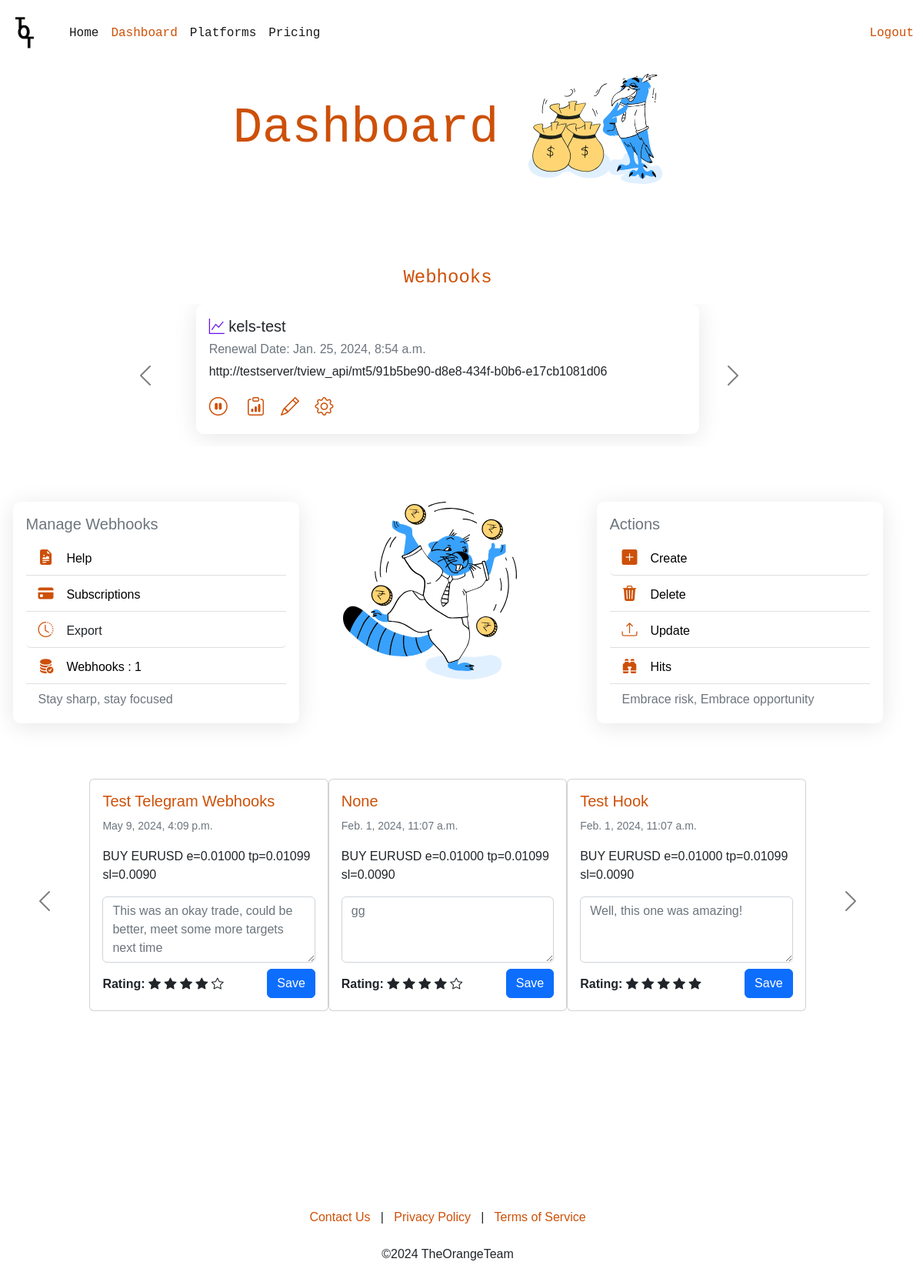
/dashboard/ (signed in), run on an earlier commit of the app's database.
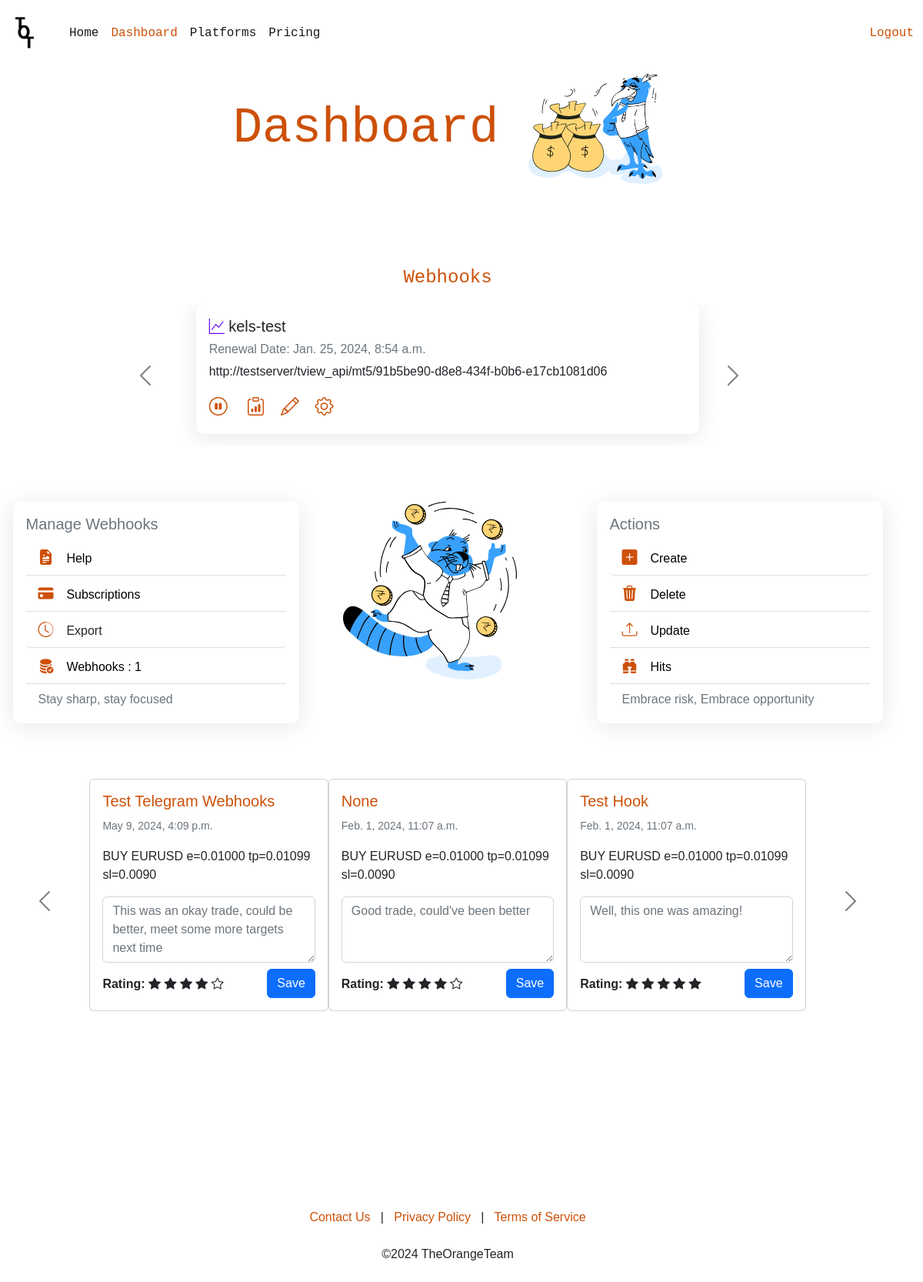
And on a later commit of the database.
### signal_api/models.py (models this page shows)
class MT5_Webhook(models.Model):
    webhook_id = models.UUIDField(default=uuid.uuid4, primary_key=True, editable=False) #tview
    mt5_id = models.UUIDField(default=uuid.uuid4, editable=False)
    subscription_id = models.CharField(max_length=15, null=True, blank=True)
    product_id = models.UUIDField(null=True, blank=True)
    variant_id = models.UUIDField(null=True, blank=True)
    renews_at = models.DateTimeField(null=True, blank=True)
    ends_at = models.DateTimeField(null=True, blank=True)
    user = models.ForeignKey(User, on_delete=models.CASCADE)
    name = models.CharField(max_length=30, null=True, blank=True)
    meta_id = models.UUIDField(default=uuid.uuid4, editable=False)
    hits = models.IntegerField(default=0)
    hit_limit = models.IntegerField(null=True, blank=True)
    identifier = models.CharField(default="mt5", max_length=10)
    old_alerts = GenericRelation(Alert, related_query_name='webhook')
    status = models.CharField(max_length=10, default="inactive") #lemon
    pause = models.CharField(max_length=10, default="inactive") #user

class Order(models.Model):
    is_active = models.BooleanField()
    user = models.ForeignKey(User, on_delete=models.CASCADE, null=True)
    literal_webhook_id = models.UUIDField(null=True, blank=True)
    webhook_name = models.CharField(max_length=30, null=True, blank=True)
    entry = models.FloatField()
    magic = models.IntegerField(null=True, blank=True)
    tt = models.IntegerField(null=True, blank=True)
    td = models.IntegerField(null=True, blank=True)
    ts = models.IntegerField(null=True, blank=True)
    trailing_type = models.IntegerField(null=True, blank=True) # -1 for percent, 1 for points
    sl = models.FloatField()
    side = models.CharField(max_length=5)
    quantity = models.FloatField()
    q_type = models.IntegerField(null=True, blank=True) # -1 for percent, 1 for qty
    ticker = models.CharField(max_length=10, null=True, blank=True)
    img_url = models.CharField(max_length=100, null=True, blank=True)
    date_created = models.DateTimeField(auto_now_add=True, blank=True, null=True)
    alert_text = models.CharField(max_length=5000, null=True, blank=True)
    trader_notes = models.CharField(max_length=5000, null=True, blank=True)
    rating = models.FloatField(default=0.0)

### app/views.py (the view)
# urls.py: path('dashboard/', dashboard, name="dashboard"),
@login_required
def dashboard(request):
    discord_list = Discord_Webhook.objects.filter(user=request.user).prefetch_related("discordchat_set").all()
    telegram_list = Telegram_Webhook.objects.filter(user=request.user).prefetch_related("telegramchat_set").all()
    mt5_list = MT5_Webhook.objects.filter(user=request.user).all()
    orders = Order.objects.filter(user=request.user).order_by("-id").prefetch_related("takeprofit_set").all()[:100]
    webhooks = list(mt5_list) + list(discord_list) + list(telegram_list)
    print(orders)
    context = {
        "webhooks": webhooks,
        "orders": orders,
        "range":range(20),
        "telegram_form": Telegram_Webhook_Form(),
        "discord_form": Discord_Webhook_Form(),
        "mt5_form": MT5_Webhook_Form(),
        "customer_portal": "https://stiletto.lemonsqueezy.com/billing",
        "discord_checkout": checkout(request.user.id, "e323c57d-b490-4d15-96fb-00b0ccc1a91c"),
        "telegram_checkout": checkout(request.user.id, "86a9f6d7-1541-48c9-994a-5c65af3f9c0f"),
        "mt5_checkout": checkout(request.user.id, "380c7a5a-cab6-445c-af52-733410b62e4c")
    }
    return render(request, "app/dashboard.html", context)

### app/templates/app/dashboard.html (shortened to what this page needs)
{% load static %}
{% load custom_filters %}
<!doctype html>
<html lang="en">
  <head>
    <link href="https://cdn.jsdelivr.net/npm/bootstrap@5.2.3/dist/css/bootstrap.min.css" rel="stylesheet"
>
    <link rel="stylesheet" href="https://cdn.jsdelivr.net/npm/bootstrap-icons@1.11.3/font/bootstrap-icons.min.css">
  </head>
<body style="font-family: Arial, Helvetica, sans-serif;">
    <nav class="navbar navbar-expand-lg navbar-light fixed-top font-monospace" style="background-color: white;">
      <div class="container-fluid">
        <img class="img-fluid" style="max-height: 70px; max-width: 13%;" src="{% static 'img/logoo.png' %}" id="logoo">
        <div class="collapse navbar-collapse" id="navbarSupportedContent">
          <ul class="navbar-nav me-auto mb-2 mb-lg-0">
            <li class="nav-item">
              <a class="nav-link active" href="{% url 'index'%}">Home</a>
            </li>
            <li class="nav-item">
              <a class="nav-link active" style="color: #cd5008;" href="#">Dashboard</a>
            </li>
            <li class="nav-item">
              <a class="nav-link active" href="{% url 'platforms' %}">Platforms</a>
            </li>
            <li class="nav-item">
              <a class="nav-link active" href="{% url 'pricing' %}">Pricing</a>
            </li>
          </ul>
          <form class="al">
            <a class=" text-decoration-none" style="color: #cd5008;" href="{% url 'accounts:sign-out' %}">Logout</a>
          </form>
        </div>
      </div>
    </nav><br><br><br><br>
    <div class="justify-content-center text-center align-items-center">
      <h3 class="display-3 font-monospace" style="color: #cd5008;"> Dashboard <img class="img-fluid" src="{% static 'img/illustration-for-investment-concept.svg' %}" alt="meta" id="MT"></h3>
    </div>
<br><br><br><br>
<section>
    <div class="text-center">
        <p class="fs-4 font-monospace" style="color: #cd5008;">Webhooks</p>
    </div>
    <div>
        {% if webhooks %}
        <div id="carouselExampleAutoplaying" class="carousel carousel-dark slide mx-auto w-75" data-bs-ride="carousel">
            <div class="carousel-inner">
              {% for webhook in webhooks %}
              <div class="carousel-item {%if forloop.first%}active{%endif%}">
                <div class="card w-75 mb-3 mx-auto" id="webhook">
                  <div class="card-body">
                    <div class="card-title">
                      <h5>{% if webhook.identifier == "tg" %}
                        <i class="bi bi-telegram" style="color: #0088cc;"></i>
                      {% elif webhook.identifier == "mt5" %}
                        <i class="bi bi-graph-up" style="color: #6610f2;"></i>
                      {% elif webhook.identifier == "discord" %}
                        <i class="bi bi-discord" style="color: #7289da;"></i>
                      {% endif %}
                      {{webhook.name}}</h5>
                      <h6 class="text-muted">Renewal Date: {{webhook.renews_at}}</h6></div>
                    {% if webhook.identifier == "tg" %}
                        <p class="card-text" id="link">{{request.scheme}}://{{ request.get_host }}{% url 'telegram_signal_api_endpoint' webhook.pk %}</p>
                    {% elif webhook.identifier == "mt5" %}
                        <p class="card-text" id="link">{{request.scheme}}://{{ request.get_host }}{% url 'mt5_signal_api_endpoint' webhook.pk %}</p>
                    {% elif webhook.identifier == "discord" %}
                        <p class="card-text" id="link">{{request.scheme}}://{{ request.get_host }}{% url 'discord_signal_api_endpoint' webhook.pk %}</p>
                    {% endif %}
                    <a href="{% url 'toggle_webhook_status' webhook.pk webhook.identifier %}" title="{% if webhook.pause == 'active' %}Pause{%else%}Resume{%endif%}" class="fs-4 text-black"><i class="bi bi-{% if webhook.pause == 'active' %}pause{%else%}play{%endif%}-circle" style="color: #cd5008;"></i></a> &emsp;
                    <a href="#" class="fs-4 text-black" title="Copy" onclick="copy(event)"><i class="bi bi-clipboard-data" style="color: #cd5008;"></i></a>&emsp;
                    <a href="#" class="fs-4 text-black" data-bs-toggle="modal" onclick="add_data('{{webhook.pk}}', '{{webhook.identifier}}',)" data-bs-target="#editmodal" title="Edit"><i class="bi bi-pencil" style="color: #cd5008;"></i></a>
                    <span class="dropend">
                      <a class="fs-4 text-black text-decoration-none" href="#" role="button" id="dropdownMenuLink" data-bs-toggle="dropdown" aria-expanded="false" title="Manage">
                        <i class="bi bi-gear" style="color: #cd5008;"></i>
                      </a>&emsp;
                    </span>
                  </div>
                </div>
              </div>
              {% endfor %}
            </div>
            <button class="carousel-control-prev" style="width:10%;" type="button" data-bs-target="#carouselExampleAutoplaying" data-bs-slide="prev">
              <span class="carousel-control-prev-icon" aria-hidden="true"></span>
            </button>
            <button class="carousel-control-next" type="button" data-bs-target="#carouselExampleAutoplaying" data-bs-slide="next">
              <span class="carousel-control-next-icon" aria-hidden="true"></span>
            </button>
          </div>
        {% else %}
            <div class="text-center mt-5">
                <h3 class="text-muted">There's nothing to see here yet...</h3>
                <p class="lead">Create a webhook to get started!</p>
            </div>
          {%endif%}
          <br><br><br>
            <div class="row">
              <div class="col-sm-4 mb-3 mb-sm-0 mx-auto">
                <div class="card" id="webhook" style="height: 18rem;">
                  <div class="card-body">
                    <h5 class="card-title text-muted">Manage Webhooks</h5>
                    <div class="list-group list-group-flush">
                      <button type="button" class="list-group-item list-group-item-action" aria-current="true">
                        <a href="#" class="text-decoration-none text-black"><i style="color:#cd5008;" class="bi bi-file-earmark-richtext-fill fs-5"></i> &ensp;
                          Help </a>
                      </button>
                      <button  class="list-group-item list-group-item-action">
                        <a href="{{customer_portal}}" class="text-decoration-none text-black"><i style="color: #cd5008;"  class="bi bi-credit-card-fill fs-5"></i> &ensp;
                          Subscriptions </a>
                      </button>
                        <button class="list-group-item list-group-item-action btn btn-secondary" type="button" id="exportDropdown" data-bs-toggle="dropdown" aria-expanded="false">
                          <i style="color: #cd5008;" class="bi bi-clock-history fs-5"></i> &ensp; Export
                        </button>
                      <button type="button" class="list-group-item list-group-item-action">
                        <a href="#" class="text-decoration-none text-black"><i style="color: #cd5008;"  class="bi bi-database-fill-check fs-5"></i> &ensp;
                          Webhooks : {{webhooks|length}} </a>
                      </button>
                      <button type="button" class="list-group-item list-group-item-action" disabled>Stay sharp, stay focused</button>
                    </div>
                  </div>
                </div>
              </div>
                  <div class="col-3 mx-auto">
                    <img class="img-fluid" src="{% static 'img/cash-flow.svg' %}" alt="meta" id="mid">
                  </div>
              <div class="col-sm-4 mx-auto">
                <div class="card" id="webhook" style="height: 18rem;">
                  <div class="card-body">
                    <h5 class="card-title text-muted">Actions</h5>
                    <div class="list-group list-group-flush">
                      <button type="button" class="list-group-item list-group-item-action btn btn-secondary" data-bs-toggle="dropdown" aria-expanded="false" aria-current="true">
                        <a href="#" class="text-decoration-none text-black"><i style="color: #cd5008;" class="bi bi-plus-square-fill fs-5"></i> &ensp;
                          Create </a>
                      </button>
                      <button  class="list-group-item list-group-item-action">
                        <a href="#" class="text-decoration-none text-black"><i style="color: #cd5008;"  class="bi bi-trash3-fill fs-5"></i> &ensp;
                          Delete </a>
                      </button>
                      <button type="button" class="list-group-item list-group-item-action">
                        <a href="#" class="text-decoration-none text-black"><i style="color: #cd5008;"  class="bi bi-upload fs-5"></i> &ensp;
                          Update </a>
                      </button>
                      <button type="button" class="list-group-item list-group-item-action">
                        <a href="#" class="text-decoration-none text-black"><i style="color: #cd5008;"  class="bi bi-binoculars-fill fs-5"></i> &ensp;
                          Hits </a>
                      </button>
                      <button type="button" class="list-group-item list-group-item-action" disabled>Embrace risk, Embrace opportunity</button>
                    </div>
                  </div>
                </div>
              </div>
            </div>
    </div>
</section>
<br><br>
{% if orders %}
<section>
    <br>
    <div>
        <div id="carouselExampleAutoplaying1" class="carousel carousel-dark slide mx-auto" data-bs-ride="carousel">
            <div class="carousel-inner">
              {% for chunk in orders|for_three_loop %}
              {% if forloop.first %}
              <div class="carousel-item active">
              {% else %}
              <div class="carousel-item">
              {% endif %}
                <div class="d-flex justify-content-around mx-auto" style="width: 80%;">
                  {% for order in chunk %}
                  <div class="card mb-3" style="width: 20rem;">
                    <div class="card-body">
                      <h5 class="card-title" style="color: #cd5008;">{{order.webhook_name}}</h5>
                      <p class="card-text"><small class="text-muted">{{order.date_created}}</small></p>
                      <p class="card-text">{{order.alert_text}}</p>
                      <textarea class="form-control" rows="3" placeholder="{{order.trader_notes}}"></textarea>
                      <div class="d-flex justify-content-between mt-2">
                        <div class="text mt-2"><strong>Rating:</strong>
                          {% for star in order.rating|star_rating %}
                            {% if star == 'filled' %}
                            <span class="bi-star-fill" onclick="toggleStar(this)"></span>
                            {% else %}
                              <span class="bi-star" onclick="toggleStar(this)"></span>
                            {% endif %}
                          {% endfor %}
                        </div>
                        <div>
                          <button type="button" class="btn btn-primary" onclick="submitNote(this, `{% url 'note_api_endpoint' %}`, '{{order.pk}}', '{{csrf_token}}')">Save</button>
                        </div>
                      </div>
                    </div>
                  </div>
                  {% endfor %}
                </div>
              </div>
              {% endfor %}
            </div>
            <button class="carousel-control-prev" style="width:10%;" type="button" data-bs-target="#carouselExampleAutoplaying1" data-bs-slide="prev">
              <span class="carousel-control-prev-icon" aria-hidden="true"></span>
            </button>
            <button class="carousel-control-next" style="width:10%;" type="button" data-bs-target="#carouselExampleAutoplaying1" data-bs-slide="next">
              <span class="carousel-control-next-icon" aria-hidden="true"></span>
            </button>
          </div>
    </div>
</section>
{% endif %}
<br><br><br><br>
   <br><br><br><br><br><br>
   <div class="text-center">
    <a style="color: #cd5008;" href="#" class="text-decoration-none">Contact Us</a> &nbsp; | &nbsp;
    <a style="color: #cd5008;" href="#" class="text-decoration-none">Privacy Policy</a> &nbsp; | &nbsp;
    <a style="color: #cd5008;" href="#" class="text-decoration-none">Terms of Service</a>
    <br><br>
    ©<script>document.write(new Date().getFullYear())</script> TheOrangeTeam
   </div><br><br>
</body>
</html>

What changed in the data, as far as the page shows it:
changed Order "None": trader_notes "gg" → "Good trade, could've been better"
